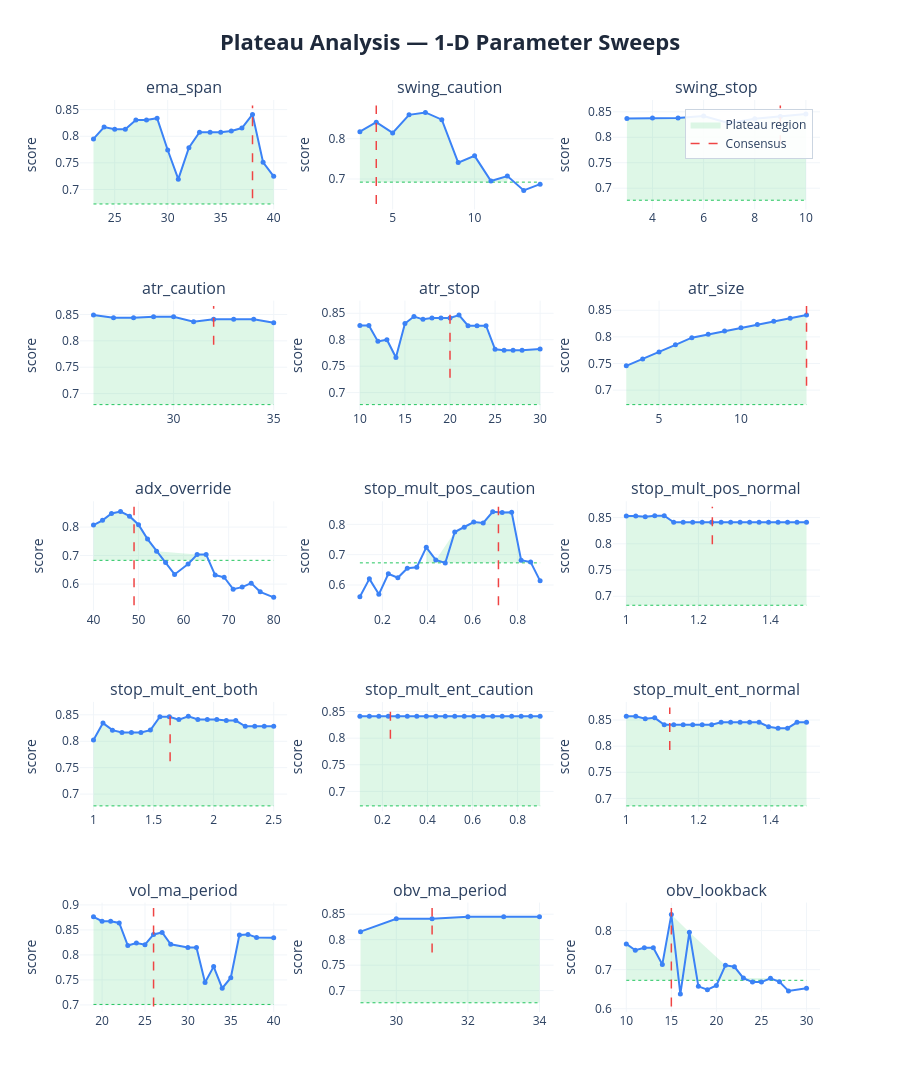

Notebook source saved alongside this figure:
### Markdown cell above
### 1-D sweep charts:
| Element | Meaning | Good | Bad |
|---------|---------|------|-----|
| **Blue curve** | Composite score at each value of the parameter, with all others held at consensus | Flat-topped curve — performance is insensitive to the exact value | Narrow spike — optimizer latched onto one specific value, everything nearby is worse |
| **Red dashed line** | Where the consensus value sits | On the flat top of the curve | On a steep slope or at the edge of a cliff |
| **Green dashed line** | Cutoff at 80% of peak score — the boundary between plateau and non-plateau | Blue curve stays above this line across most of the range | Blue curve dips below it quickly either side of the peak |
| **Green shading** | Plateau region — all values where the score stays within 20% of the peak | Wide green band spanning most of the range (robust) | Thin sliver or no shading at all (fragile/overfit) |

 If concensus on steep slope: parameter **REGIME SENSITIVE** - do not fix, backtests are disagreeing, want to fix parameters on flat top.

### Code cell
# ── visual sweep curves ───────────────────────────────────────────────────
plot_plateau_analysis(
    sweep_results    = sweep_results,
    consensus_params = results['consensus_params'],
    param_defs       = PARAM_DEFS,
    fixed_params     = FIXED_PARAMS,
    threshold        = 0.20,
    show             = False,
    save_html        = None,
)

### Figure 1 — Plotly figure (JSON) as saved in the notebook; plotly's stock layout.template omitted (floating-point values rounded to 4 significant figures)
{"data": [{"fill": "toself", "fillcolor": "rgba(34, 197, 94, 0.15)", "hoverinfo": "skip", "line": {"color": "rgba(0,0,0,0)"}, "name": "Plateau region", "showlegend": true, "type": "scatter", "x": [23, 24, 25, 26, 27, 28, 29, 30, 31, 32, 33, 34, 35, 36, 37, 38, 39, 40, 40, 39, 38, 37, 36, 35, 34, 33, 32, 31, 30, 29, 28, 27, 26, 25, 24, 23], "xaxis": "x", "y": [0.795, 0.8174, 0.813, 0.813, 0.8304, 0.8304, 0.8338, 0.7742, 0.7193, 0.7785, 0.8075, 0.8075, 0.8075, 0.8099, 0.8154, 0.841, 0.751, 0.7247, 0.6728, 0.6728, 0.6728, 0.6728, 0.6728, 0.6728, 0.6728, 0.6728, 0.6728, 0.6728, 0.6728, 0.6728, 0.6728, 0.6728, 0.6728, 0.6728, 0.6728, 0.6728], "yaxis": "y"}, {"hoverinfo": "skip", "line": {"color": "#22c55e", "dash": "dot", "width": 1}, "mode": "lines", "showlegend": false, "type": "scatter", "x": [23, 40], "xaxis": "x", "y": [0.6728, 0.6728], "yaxis": "y"}, {"hovertemplate": "<b>ema_span</b><br>Value: %{x:.4g}<br>Score: %{y:.4f}<br><extra></extra>", "line": {"color": "#3b82f6", "width": 2}, "marker": {"size": 5}, "mode": "lines+markers", "name": "ema_span", "showlegend": false, "type": "scatter", "x": [23, 24, 25, 26, 27, 28, 29, 30, 31, 32, 33, 34, 35, 36, 37, 38, 39, 40], "xaxis": "x", "y": [0.795, 0.8174, 0.813, 0.813, 0.8304, 0.8304, 0.8338, 0.7742, 0.7193, 0.7785, 0.8075, 0.8075, 0.8075, 0.8099, 0.8154, 0.841, 0.751, 0.7247], "yaxis": "y"}, {"hoverinfo": "skip", "line": {"color": "#ef4444", "dash": "dash", "width": 1.5}, "mode": "lines", "name": "Consensus", "showlegend": true, "type": "scatter", "x": [38, 38], "xaxis": "x", "y": [0.6834, 0.8578], "yaxis": "y"}, {"fill": "toself", "fillcolor": "rgba(34, 197, 94, 0.15)", "hoverinfo": "skip", "line": {"color": "rgba(0,0,0,0)"}, "name": "Plateau region", "showlegend": false, "type": "scatter", "x": [3, 4, 5, 6, 7, 8, 9, 10, 11, 12, 12, 11, 10, 9, 8, 7, 6, 5, 4, 3], "xaxis": "x2", "y": [0.8174, 0.841, 0.8145, 0.8594, 0.8653, 0.8472, 0.7408, 0.7575, 0.6951, 0.7073, 0.6922, 0.6922, 0.6922, 0.6922, 0.6922, 0.6922, 0.6922, 0.6922, 0.6922, 0.6922], "yaxis": "y2"}, {"hoverinfo": "skip", "line": {"color": "#22c55e", "dash": "dot", "width": 1}, "mode": "lines", "showlegend": false, "type": "scatter", "x": [3, 14], "xaxis": "x2", "y": [0.6922, 0.6922], "yaxis": "y2"}, {"hovertemplate": "<b>swing_caution</b><br>Value: %{x:.4g}<br>Score: %{y:.4f}<br><extra></extra>", "line": {"color": "#3b82f6", "width": 2}, "marker": {"size": 5}, "mode": "lines+markers", "name": "swing_caution", "showlegend": false, "type": "scatter", "x": [3, 4, 5, 6, 7, 8, 9, 10, 11, 12, 13, 14], "xaxis": "x2", "y": [0.8174, 0.841, 0.8145, 0.8594, 0.8653, 0.8472, 0.7408, 0.7575, 0.6951, 0.7073, 0.6716, 0.6872], "yaxis": "y2"}, {"hoverinfo": "skip", "line": {"color": "#ef4444", "dash": "dash", "width": 1.5}, "mode": "lines", "name": "Consensus", "showlegend": false, "type": "scatter", "x": [4, 4], "xaxis": "x2", "y": [0.638, 0.8826], "yaxis": "y2"}, {"fill": "toself", "fillcolor": "rgba(34, 197, 94, 0.15)", "hoverinfo": "skip", "line": {"color": "rgba(0,0,0,0)"}, "name": "Plateau region", "showlegend": false, "type": "scatter", "x": [3, 4, 5, 6, 7, 8, 9, 10, 10, 9, 8, 7, 6, 5, 4, 3], "xaxis": "x3", "y": [0.8369, 0.8376, 0.8376, 0.8417, 0.8277, 0.8365, 0.841, 0.8455, 0.6764, 0.6764, 0.6764, 0.6764, 0.6764, 0.6764, 0.6764, 0.6764], "yaxis": "y3"}, {"hoverinfo": "skip", "line": {"color": "#22c55e", "dash": "dot", "width": 1}, "mode": "lines", "showlegend": false, "type": "scatter", "x": [3, 10], "xaxis": "x3", "y": [0.6764, 0.6764], "yaxis": "y3"}, {"hovertemplate": "<b>swing_stop</b><br>Value: %{x:.4g}<br>Score: %{y:.4f}<br><extra></extra>", "line": {"color": "#3b82f6", "width": 2}, "marker": {"size": 5}, "mode": "lines+markers", "name": "swing_stop", "showlegend": false, "type": "scatter", "x": [3, 4, 5, 6, 7, 8, 9, 10], "xaxis": "x3", "y": [0.8369, 0.8376, 0.8376, 0.8417, 0.8277, 0.8365, 0.841, 0.8455], "yaxis": "y3"}, {"hoverinfo": "skip", "line": {"color": "#ef4444", "dash": "dash", "width": 1.5}, "mode": "lines", "name": "Consensus", "showlegend": false, "type": "scatter", "x": [9, 9], "xaxis": "x3", "y": [0.7863, 0.8624], "yaxis": "y3"}, {"fill": "toself", "fillcolor": "rgba(34, 197, 94, 0.15)", "hoverinfo": "skip", "line": {"color": "rgba(0,0,0,0)"}, "name": "Plateau region", "showlegend": false, "type": "scatter", "x": [26, 27, 28, 29, 30, 31, 32, 33, 34, 35, 35, 34, 33, 32, 31, 30, 29, 28, 27, 26], "xaxis": "x4", "y": [0.8489, 0.844, 0.844, 0.8456, 0.8456, 0.8365, 0.841, 0.841, 0.841, 0.8342, 0.6791, 0.6791, 0.6791, 0.6791, 0.6791, 0.6791, 0.6791, 0.6791, 0.6791, 0.6791], "yaxis": "y4"}, {"hoverinfo": "skip", "line": {"color": "#22c55e", "dash": "dot", "width": 1}, "mode": "lines", "showlegend": false, "type": "scatter", "x": [26, 35], "xaxis": "x4", "y": [0.6791, 0.6791], "yaxis": "y4"}, {"hovertemplate": "<b>atr_caution</b><br>Value: %{x:.4g}<br>Score: %{y:.4f}<br><extra></extra>", "line": {"color": "#3b82f6", "width": 2}, "marker": {"size": 5}, "mode": "lines+markers", "name": "atr_caution", "showlegend": false, "type": "scatter", "x": [26, 27, 28, 29, 30, 31, 32, 33, 34, 35], "xaxis": "x4", "y": [0.8489, 0.844, 0.844, 0.8456, 0.8456, 0.8365, 0.841, 0.841, 0.841, 0.8342], "yaxis": "y4"}, {"hoverinfo": "skip", "line": {"color": "#ef4444", "dash": "dash", "width": 1.5}, "mode": "lines", "name": "Consensus", "showlegend": false, "type": "scatter", "x": [32, 32], "xaxis": "x4", "y": [0.7924, 0.8659], "yaxis": "y4"}, {"fill": "toself", "fillcolor": "rgba(34, 197, 94, 0.15)", "hoverinfo": "skip", "line": {"color": "rgba(0,0,0,0)"}, "name": "Plateau region", "showlegend": false, "type": "scatter", "x": [10, 11, 12, 13, 14, 15, 16, 17, 18, 19, 20, 21, 22, 23, 24, 25, 26, 27, 28, 30, 30, 28, 27, 26, 25, 24, 23, 22, 21, 20, 19, 18, 17, 16, 15, 14, 13, 12, 11, 10], "xaxis": "x5", "y": [0.8267, 0.8271, 0.7969, 0.8, 0.7663, 0.8307, 0.8439, 0.8386, 0.8411, 0.841, 0.841, 0.8466, 0.8266, 0.8266, 0.8266, 0.7819, 0.7801, 0.7801, 0.7801, 0.7826, 0.6773, 0.6773, 0.6773, 0.6773, 0.6773, 0.6773, 0.6773, 0.6773, 0.6773, 0.6773, 0.6773, 0.6773, 0.6773, 0.6773, 0.6773, 0.6773, 0.6773, 0.6773, 0.6773, 0.6773], "yaxis": "y5"}, {"hoverinfo": "skip", "line": {"color": "#22c55e", "dash": "dot", "width": 1}, "mode": "lines", "showlegend": false, "type": "scatter", "x": [10, 30], "xaxis": "x5", "y": [0.6773, 0.6773], "yaxis": "y5"}, {"hovertemplate": "<b>atr_stop</b><br>Value: %{x:.4g}<br>Score: %{y:.4f}<br><extra></extra>", "line": {"color": "#3b82f6", "width": 2}, "marker": {"size": 5}, "mode": "lines+markers", "name": "atr_stop", "showlegend": false, "type": "scatter", "x": [10, 11, 12, 13, 14, 15, 16, 17, 18, 19, 20, 21, 22, 23, 24, 25, 26, 27, 28, 30], "xaxis": "x5", "y": [0.8267, 0.8271, 0.7969, 0.8, 0.7663, 0.8307, 0.8439, 0.8386, 0.8411, 0.841, 0.841, 0.8466, 0.8266, 0.8266, 0.8266, 0.7819, 0.7801, 0.7801, 0.7801, 0.7826], "yaxis": "y5"}, {"hoverinfo": "skip", "line": {"color": "#ef4444", "dash": "dash", "width": 1.5}, "mode": "lines", "name": "Consensus", "showlegend": false, "type": "scatter", "x": [20, 20], "xaxis": "x5", "y": [0.728, 0.8636], "yaxis": "y5"}, {"fill": "toself", "fillcolor": "rgba(34, 197, 94, 0.15)", "hoverinfo": "skip", "line": {"color": "rgba(0,0,0,0)"}, "name": "Plateau region", "showlegend": false, "type": "scatter", "x": [3, 4, 5, 6, 7, 8, 9, 10, 11, 12, 13, 14, 14, 13, 12, 11, 10, 9, 8, 7, 6, 5, 4, 3], "xaxis": "x6", "y": [0.7456, 0.7583, 0.7717, 0.7851, 0.7985, 0.8048, 0.811, 0.8171, 0.8232, 0.8292, 0.8351, 0.841, 0.6728, 0.6728, 0.6728, 0.6728, 0.6728, 0.6728, 0.6728, 0.6728, 0.6728, 0.6728, 0.6728, 0.6728], "yaxis": "y6"}, {"hoverinfo": "skip", "line": {"color": "#22c55e", "dash": "dot", "width": 1}, "mode": "lines", "showlegend": false, "type": "scatter", "x": [3, 14], "xaxis": "x6", "y": [0.6728, 0.6728], "yaxis": "y6"}, {"hovertemplate": "<b>atr_size</b><br>Value: %{x:.4g}<br>Score: %{y:.4f}<br><extra></extra>", "line": {"color": "#3b82f6", "width": 2}, "marker": {"size": 5}, "mode": "lines+markers", "name": "atr_size", "showlegend": false, "type": "scatter", "x": [3, 4, 5, 6, 7, 8, 9, 10, 11, 12, 13, 14], "xaxis": "x6", "y": [0.7456, 0.7583, 0.7717, 0.7851, 0.7985, 0.8048, 0.811, 0.8171, 0.8232, 0.8292, 0.8351, 0.841], "yaxis": "y6"}, {"hoverinfo": "skip", "line": {"color": "#ef4444", "dash": "dash", "width": 1.5}, "mode": "lines", "name": "Consensus", "showlegend": false, "type": "scatter", "x": [14, 14], "xaxis": "x6", "y": [0.7083, 0.8578], "yaxis": "y6"}, {"fill": "toself", "fillcolor": "rgba(34, 197, 94, 0.15)", "hoverinfo": "skip", "line": {"color": "rgba(0,0,0,0)"}, "name": "Plateau region", "showlegend": false, "type": "scatter", "x": [40, 42, 44, 46, 48, 50, 52, 54, 63, 65, 65, 63, 54, 52, 50, 48, 46, 44, 42, 40], "xaxis": "x7", "y": [0.8068, 0.8236, 0.8476, 0.8541, 0.8381, 0.8083, 0.7577, 0.7153, 0.7036, 0.7036, 0.6833, 0.6833, 0.6833, 0.6833, 0.6833, 0.6833, 0.6833, 0.6833, 0.6833, 0.6833], "yaxis": "y7"}, {"hoverinfo": "skip", "line": {"color": "#22c55e", "dash": "dot", "width": 1}, "mode": "lines", "showlegend": false, "type": "scatter", "x": [40, 80], "xaxis": "x7", "y": [0.6833, 0.6833], "yaxis": "y7"}, {"hovertemplate": "<b>adx_override</b><br>Value: %{x:.4g}<br>Score: %{y:.4f}<br><extra></extra>", "line": {"color": "#3b82f6", "width": 2}, "marker": {"size": 5}, "mode": "lines+markers", "name": "adx_override", "showlegend": false, "type": "scatter", "x": [40, 42, 44, 46, 48, 50, 52, 54, 56, 58, 61, 63, 65, 67, 69, 71, 73, 75, 77, 80], "xaxis": "x7", "y": [0.8068, 0.8236, 0.8476, 0.8541, 0.8381, 0.8083, 0.7577, 0.7153, 0.6752, 0.6337, 0.67, 0.7036, 0.7036, 0.6317, 0.6239, 0.5821, 0.5894, 0.6033, 0.5728, 0.5534], "yaxis": "y7"}, {"hoverinfo": "skip", "line": {"color": "#ef4444", "dash": "dash", "width": 1.5}, "mode": "lines", "name": "Consensus", "showlegend": false, "type": "scatter", "x": [49, 49], "xaxis": "x7", "y": [0.5258, 0.8712], "yaxis": "y7"}, {"fill": "toself", "fillcolor": "rgba(34, 197, 94, 0.15)", "hoverinfo": "skip", "line": {"color": "rgba(0,0,0,0)"}, "name": "Plateau region", "showlegend": false, "type": "scatter", "x": [0.3947, 0.4368, 0.5211, 0.5632, 0.6053, 0.6474, 0.6895, 0.7316, 0.7737, 0.8158, 0.8579, 0.8579, 0.8158, 0.7737, 0.7316, 0.6895, 0.6474, 0.6053, 0.5632, 0.5211, 0.4368, 0.3947], "xaxis": "x8", "y": [0.7243, 0.6825, 0.7747, 0.7902, 0.8075, 0.8046, 0.8412, 0.8395, 0.8396, 0.6819, 0.6755, 0.673, 0.673, 0.673, 0.673, 0.673, 0.673, 0.673, 0.673, 0.673, 0.673, 0.673], "yaxis": "y8"}, {"hoverinfo": "skip", "line": {"color": "#22c55e", "dash": "dot", "width": 1}, "mode": "lines", "showlegend": false, "type": "scatter", "x": [0.1, 0.9], "xaxis": "x8", "y": [0.673, 0.673], "yaxis": "y8"}, {"hovertemplate": "<b>stop_mult_pos_caution</b><br>Value: %{x:.4g}<br>Score: %{y:.4f}<br><extra></extra>", "line": {"color": "#3b82f6", "width": 2}, "marker": {"size": 5}, "mode": "lines+markers", "name": "stop_mult_pos_caution", "showlegend": false, "type": "scatter", "x": [0.1, 0.1421, 0.1842, 0.2263, 0.2684, 0.3105, 0.3526, 0.3947, 0.4368, 0.4789, 0.5211, 0.5632, 0.6053, 0.6474, 0.6895, 0.7316, 0.7737, 0.8158, 0.8579, 0.9], "xaxis": "x8", "y": [0.5613, 0.6203, 0.5692, 0.6368, 0.6239, 0.6555, 0.6588, 0.7243, 0.6825, 0.6728, 0.7747, 0.7902, 0.8075, 0.8046, 0.8412, 0.8395, 0.8396, 0.6819, 0.6755, 0.6138], "yaxis": "y8"}, {"hoverinfo": "skip", "line": {"color": "#ef4444", "dash": "dash", "width": 1.5}, "mode": "lines", "name": "Consensus", "showlegend": false, "type": "scatter", "x": [0.715, 0.715], "xaxis": "x8", "y": [0.5333, 0.8581], "yaxis": "y8"}, {"fill": "toself", "fillcolor": "rgba(34, 197, 94, 0.15)", "hoverinfo": "skip", "line": {"color": "rgba(0,0,0,0)"}, "name": "Plateau region", "showlegend": false, "type": "scatter", "x": [1.0, 1.026, 1.053, 1.079, 1.105, 1.132, 1.158, 1.184, 1.211, 1.237, 1.263, 1.289, 1.316, 1.342, 1.368, 1.395, 1.421, 1.447, 1.474, 1.5, 1.5, 1.474, 1.447, 1.421, 1.395, 1.368, 1.342, 1.316, 1.289, 1.263, 1.237, 1.211, 1.184, 1.158, 1.132, 1.105, 1.079, 1.053, 1.026, 1.0], "xaxis": "x9", "y": [0.853, 0.853, 0.8514, 0.8536, 0.8536, 0.841, 0.841, 0.841, 0.841, 0.841, 0.841, 0.841, 0.841, 0.841, 0.841, 0.841, 0.841, 0.841, 0.841, 0.841, 0.6829, 0.6829, 0.6829, 0.6829, 0.6829, 0.6829, 0.6829, 0.6829, 0.6829, 0.6829, 0.6829, 0.6829, 0.6829, 0.6829, 0.6829, 0.6829, 0.6829, 0.6829, 0.6829, 0.6829], "yaxis": "y9"}, {"hoverinfo": "skip", "line": {"color": "#22c55e", "dash": "dot", "width": 1}, "mode": "lines", "showlegend": false, "type": "scatter", "x": [1, 1.5], "xaxis": "x9", "y": [0.6829, 0.6829], "yaxis": "y9"}, {"hovertemplate": "<b>stop_mult_pos_normal</b><br>Value: %{x:.4g}<br>Score: %{y:.4f}<br><extra></extra>", "line": {"color": "#3b82f6", "width": 2}, "marker": {"size": 5}, "mode": "lines+markers", "name": "stop_mult_pos_normal", "showlegend": false, "type": "scatter", "x": [1.0, 1.026, 1.053, 1.079, 1.105, 1.132, 1.158, 1.184, 1.211, 1.237, 1.263, 1.289, 1.316, 1.342, 1.368, 1.395, 1.421, 1.447, 1.474, 1.5], "xaxis": "x9", "y": [0.853, 0.853, 0.8514, 0.8536, 0.8536, 0.841, 0.841, 0.841, 0.841, 0.841, 0.841, 0.841, 0.841, 0.841, 0.841, 0.841, 0.841, 0.841, 0.841, 0.841], "yaxis": "y9"}, {"hoverinfo": "skip", "line": {"color": "#ef4444", "dash": "dash", "width": 1.5}, "mode": "lines", "name": "Consensus", "showlegend": false, "type": "scatter", "x": [1.239, 1.239], "xaxis": "x9", "y": [0.7989, 0.8706], "yaxis": "y9"}, {"fill": "toself", "fillcolor": "rgba(34, 197, 94, 0.15)", "hoverinfo": "skip", "line": {"color": "rgba(0,0,0,0)"}, "name": "Plateau region", "showlegend": false, "type": "scatter", "x": [1.0, 1.079, 1.158, 1.237, 1.316, 1.395, 1.474, 1.553, 1.632, 1.711, 1.789, 1.868, 1.947, 2.026, 2.105, 2.184, 2.263, 2.342, 2.421, 2.5, 2.5, 2.421, 2.342, 2.263, 2.184, 2.105, 2.026, 1.947, 1.868, 1.789, 1.711, 1.632, 1.553, 1.474, 1.395, 1.316, 1.237, 1.158, 1.079, 1.0], "xaxis": "x10", "y": [0.8024, 0.8344, 0.821, 0.8165, 0.8165, 0.8165, 0.8211, 0.8464, 0.8464, 0.841, 0.8471, 0.8413, 0.8413, 0.8413, 0.8391, 0.8391, 0.8282, 0.8282, 0.8282, 0.8282, 0.6777, 0.6777, 0.6777, 0.6777, 0.6777, 0.6777, 0.6777, 0.6777, 0.6777, 0.6777, 0.6777, 0.6777, 0.6777, 0.6777, 0.6777, 0.6777, 0.6777, 0.6777, 0.6777, 0.6777], "yaxis": "y10"}, {"hoverinfo": "skip", "line": {"color": "#22c55e", "dash": "dot", "width": 1}, "mode": "lines", "showlegend": false, "type": "scatter", "x": [1, 2.5], "xaxis": "x10", "y": [0.6777, 0.6777], "yaxis": "y10"}, {"hovertemplate": "<b>stop_mult_ent_both</b><br>Value: %{x:.4g}<br>Score: %{y:.4f}<br><extra></extra>", "line": {"color": "#3b82f6", "width": 2}, "marker": {"size": 5}, "mode": "lines+markers", "name": "stop_mult_ent_both", "showlegend": false, "type": "scatter", "x": [1.0, 1.079, 1.158, 1.237, 1.316, 1.395, 1.474, 1.553, 1.632, 1.711, 1.789, 1.868, 1.947, 2.026, 2.105, 2.184, 2.263, 2.342, 2.421, 2.5], "xaxis": "x10", "y": [0.8024, 0.8344, 0.821, 0.8165, 0.8165, 0.8165, 0.8211, 0.8464, 0.8464, 0.841, 0.8471, 0.8413, 0.8413, 0.8413, 0.8391, 0.8391, 0.8282, 0.8282, 0.8282, 0.8282], "yaxis": "y10"}, {"hoverinfo": "skip", "line": {"color": "#ef4444", "dash": "dash", "width": 1.5}, "mode": "lines", "name": "Consensus", "showlegend": false, "type": "scatter", "x": [1.638, 1.638], "xaxis": "x10", "y": [0.7623, 0.8641], "yaxis": "y10"}, {"fill": "toself", "fillcolor": "rgba(34, 197, 94, 0.15)", "hoverinfo": "skip", "line": {"color": "rgba(0,0,0,0)"}, "name": "Plateau region", "showlegend": false, "type": "scatter", "x": [0.1, 0.1421, 0.1842, 0.2263, 0.2684, 0.3105, 0.3526, 0.3947, 0.4368, 0.4789, 0.5211, 0.5632, 0.6053, 0.6474, 0.6895, 0.7316, 0.7737, 0.8158, 0.8579, 0.9, 0.9, 0.8579, 0.8158, 0.7737, 0.7316, 0.6895, 0.6474, 0.6053, 0.5632, 0.5211, 0.4789, 0.4368, 0.3947, 0.3526, 0.3105, 0.2684, 0.2263, 0.1842, 0.1421, 0.1], "xaxis": "x11", "y": [0.841, 0.841, 0.841, 0.841, 0.841, 0.841, 0.841, 0.841, 0.841, 0.841, 0.841, 0.841, 0.841, 0.841, 0.841, 0.841, 0.841, 0.841, 0.841, 0.841, 0.6728, 0.6728, 0.6728, 0.6728, 0.6728, 0.6728, 0.6728, 0.6728, 0.6728, 0.6728, 0.6728, 0.6728, 0.6728, 0.6728, 0.6728, 0.6728, 0.6728, 0.6728, 0.6728, 0.6728], "yaxis": "y11"}, {"hoverinfo": "skip", "line": {"color": "#22c55e", "dash": "dot", "width": 1}, "mode": "lines", "showlegend": false, "type": "scatter", "x": [0.1, 0.9], "xaxis": "x11", "y": [0.6728, 0.6728], "yaxis": "y11"}, {"hovertemplate": "<b>stop_mult_ent_caution</b><br>Value: %{x:.4g}<br>Score: %{y:.4f}<br><extra></extra>", "line": {"color": "#3b82f6", "width": 2}, "marker": {"size": 5}, "mode": "lines+markers", "name": "stop_mult_ent_caution", "showlegend": false, "type": "scatter", "x": [0.1, 0.1421, 0.1842, 0.2263, 0.2684, 0.3105, 0.3526, 0.3947, 0.4368, 0.4789, 0.5211, 0.5632, 0.6053, 0.6474, 0.6895, 0.7316, 0.7737, 0.8158, 0.8579, 0.9], "xaxis": "x11", "y": [0.841, 0.841, 0.841, 0.841, 0.841, 0.841, 0.841, 0.841, 0.841, 0.841, 0.841, 0.841, 0.841, 0.841, 0.841, 0.841, 0.841, 0.841, 0.841, 0.841], "yaxis": "y11"}, {"hoverinfo": "skip", "line": {"color": "#ef4444", "dash": "dash", "width": 1.5}, "mode": "lines", "name": "Consensus", "showlegend": false, "type": "scatter", "x": [0.2354, 0.2354], "xaxis": "x11", "y": [0.7989, 0.8578], "yaxis": "y11"}, {"fill": "toself", "fillcolor": "rgba(34, 197, 94, 0.15)", "hoverinfo": "skip", "line": {"color": "rgba(0,0,0,0)"}, "name": "Plateau region", "showlegend": false, "type": "scatter", "x": [1.0, 1.026, 1.053, 1.079, 1.105, 1.132, 1.158, 1.184, 1.211, 1.237, 1.263, 1.289, 1.316, 1.342, 1.368, 1.395, 1.421, 1.447, 1.474, 1.5, 1.5, 1.474, 1.447, 1.421, 1.395, 1.368, 1.342, 1.316, 1.289, 1.263, 1.237, 1.211, 1.184, 1.158, 1.132, 1.105, 1.079, 1.053, 1.026, 1.0], "xaxis": "x12", "y": [0.8571, 0.8571, 0.8525, 0.8542, 0.841, 0.8411, 0.8411, 0.8411, 0.8411, 0.8411, 0.8458, 0.8458, 0.8458, 0.8458, 0.8458, 0.8372, 0.8345, 0.8345, 0.8457, 0.8457, 0.6857, 0.6857, 0.6857, 0.6857, 0.6857, 0.6857, 0.6857, 0.6857, 0.6857, 0.6857, 0.6857, 0.6857, 0.6857, 0.6857, 0.6857, 0.6857, 0.6857, 0.6857, 0.6857, 0.6857], "yaxis": "y12"}, {"hoverinfo": "skip", "line": {"color": "#22c55e", "dash": "dot", "width": 1}, "mode": "lines", "showlegend": false, "type": "scatter", "x": [1, 1.5], "xaxis": "x12", "y": [0.6857, 0.6857], "yaxis": "y12"}, {"hovertemplate": "<b>stop_mult_ent_normal</b><br>Value: %{x:.4g}<br>Score: %{y:.4f}<br><extra></extra>", "line": {"color": "#3b82f6", "width": 2}, "marker": {"size": 5}, "mode": "lines+markers", "name": "stop_mult_ent_normal", "showlegend": false, "type": "scatter", "x": [1.0, 1.026, 1.053, 1.079, 1.105, 1.132, 1.158, 1.184, 1.211, 1.237, 1.263, 1.289, 1.316, 1.342, 1.368, 1.395, 1.421, 1.447, 1.474, 1.5], "xaxis": "x12", "y": [0.8571, 0.8571, 0.8525, 0.8542, 0.841, 0.8411, 0.8411, 0.8411, 0.8411, 0.8411, 0.8458, 0.8458, 0.8458, 0.8458, 0.8458, 0.8372, 0.8345, 0.8345, 0.8457, 0.8457], "yaxis": "y12"}, {"hoverinfo": "skip", "line": {"color": "#ef4444", "dash": "dash", "width": 1.5}, "mode": "lines", "name": "Consensus", "showlegend": false, "type": "scatter", "x": [1.121, 1.121], "xaxis": "x12", "y": [0.7928, 0.8742], "yaxis": "y12"}, {"fill": "toself", "fillcolor": "rgba(34, 197, 94, 0.15)", "hoverinfo": "skip", "line": {"color": "rgba(0,0,0,0)"}, "name": "Plateau region", "showlegend": false, "type": "scatter", "x": [19, 20, 21, 22, 23, 24, 25, 26, 27, 28, 30, 31, 32, 33, 34, 35, 36, 37, 38, 40, 40, 38, 37, 36, 35, 34, 33, 32, 31, 30, 28, 27, 26, 25, 24, 23, 22, 21, 20, 19], "xaxis": "x13", "y": [0.8762, 0.8675, 0.8675, 0.8639, 0.8189, 0.8238, 0.8204, 0.841, 0.845, 0.8214, 0.8149, 0.8149, 0.7448, 0.7767, 0.7335, 0.7545, 0.84, 0.841, 0.8348, 0.8344, 0.701, 0.701, 0.701, 0.701, 0.701, 0.701, 0.701, 0.701, 0.701, 0.701, 0.701, 0.701, 0.701, 0.701, 0.701, 0.701, 0.701, 0.701, 0.701, 0.701], "yaxis": "y13"}, {"hoverinfo": "skip", "line": {"color": "#22c55e", "dash": "dot", "width": 1}, "mode": "lines", "showlegend": false, "type": "scatter", "x": [19, 40], "xaxis": "x13", "y": [0.701, 0.701], "yaxis": "y13"}, {"hovertemplate": "<b>vol_ma_period</b><br>Value: %{x:.4g}<br>Score: %{y:.4f}<br><extra></extra>", "line": {"color": "#3b82f6", "width": 2}, "marker": {"size": 5}, "mode": "lines+markers", "name": "vol_ma_period", "showlegend": false, "type": "scatter", "x": [19, 20, 21, 22, 23, 24, 25, 26, 27, 28, 30, 31, 32, 33, 34, 35, 36, 37, 38, 40], "xaxis": "x13", "y": [0.8762, 0.8675, 0.8675, 0.8639, 0.8189, 0.8238, 0.8204, 0.841, 0.845, 0.8214, 0.8149, 0.8149, 0.7448, 0.7767, 0.7335, 0.7545, 0.84, 0.841, 0.8348, 0.8344], "yaxis": "y13"}, {"hoverinfo": "skip", "line": {"color": "#ef4444", "dash": "dash", "width": 1.5}, "mode": "lines", "name": "Consensus", "showlegend": false, "type": "scatter", "x": [26, 26], "xaxis": "x13", "y": [0.6968, 0.8938], "yaxis": "y13"}, {"fill": "toself", "fillcolor": "rgba(34, 197, 94, 0.15)", "hoverinfo": "skip", "line": {"color": "rgba(0,0,0,0)"}, "name": "Plateau region", "showlegend": false, "type": "scatter", "x": [29, 30, 31, 32, 33, 34, 34, 33, 32, 31, 30, 29], "xaxis": "x14", "y": [0.8157, 0.841, 0.841, 0.8452, 0.845, 0.845, 0.6762, 0.6762, 0.6762, 0.6762, 0.6762, 0.6762], "yaxis": "y14"}, {"hoverinfo": "skip", "line": {"color": "#22c55e", "dash": "dot", "width": 1}, "mode": "lines", "showlegend": false, "type": "scatter", "x": [29, 34], "xaxis": "x14", "y": [0.6762, 0.6762], "yaxis": "y14"}, {"hovertemplate": "<b>obv_ma_period</b><br>Value: %{x:.4g}<br>Score: %{y:.4f}<br><extra></extra>", "line": {"color": "#3b82f6", "width": 2}, "marker": {"size": 5}, "mode": "lines+markers", "name": "obv_ma_period", "showlegend": false, "type": "scatter", "x": [29, 30, 31, 32, 33, 34], "xaxis": "x14", "y": [0.8157, 0.841, 0.841, 0.8452, 0.845, 0.845], "yaxis": "y14"}, {"hoverinfo": "skip", "line": {"color": "#ef4444", "dash": "dash", "width": 1.5}, "mode": "lines", "name": "Consensus", "showlegend": false, "type": "scatter", "x": [31, 31], "xaxis": "x14", "y": [0.7749, 0.8621], "yaxis": "y14"}, {"fill": "toself", "fillcolor": "rgba(34, 197, 94, 0.15)", "hoverinfo": "skip", "line": {"color": "rgba(0,0,0,0)"}, "name": "Plateau region", "showlegend": false, "type": "scatter", "x": [10, 11, 12, 13, 14, 15, 17, 21, 22, 23, 26, 26, 23, 22, 21, 17, 15, 14, 13, 12, 11, 10], "xaxis": "x15", "y": [0.7659, 0.7498, 0.7558, 0.7558, 0.7134, 0.841, 0.7958, 0.7111, 0.7075, 0.6785, 0.6778, 0.6728, 0.6728, 0.6728, 0.6728, 0.6728, 0.6728, 0.6728, 0.6728, 0.6728, 0.6728, 0.6728], "yaxis": "y15"}, {"hoverinfo": "skip", "line": {"color": "#22c55e", "dash": "dot", "width": 1}, "mode": "lines", "showlegend": false, "type": "scatter", "x": [10, 30], "xaxis": "x15", "y": [0.6728, 0.6728], "yaxis": "y15"}, {"hovertemplate": "<b>obv_lookback</b><br>Value: %{x:.4g}<br>Score: %{y:.4f}<br><extra></extra>", "line": {"color": "#3b82f6", "width": 2}, "marker": {"size": 5}, "mode": "lines+markers", "name": "obv_lookback", "showlegend": false, "type": "scatter", "x": [10, 11, 12, 13, 14, 15, 16, 17, 18, 19, 20, 21, 22, 23, 24, 25, 26, 27, 28, 30], "xaxis": "x15", "y": [0.7659, 0.7498, 0.7558, 0.7558, 0.7134, 0.841, 0.6376, 0.7958, 0.6573, 0.6489, 0.6595, 0.7111, 0.7075, 0.6785, 0.6683, 0.6683, 0.6778, 0.669, 0.6456, 0.6527], "yaxis": "y15"}, {"hoverinfo": "skip", "line": {"color": "#ef4444", "dash": "dash", "width": 1.5}, "mode": "lines", "name": "Consensus", "showlegend": false, "type": "scatter", "x": [15, 15], "xaxis": "x15", "y": [0.6057, 0.8578], "yaxis": "y15"}], "layout": {"annotations": [{"font": {"size": 16}, "showarrow": false, "text": "ema_span", "x": 0.14, "xanchor": "center", "xref": "paper", "y": 1, "yanchor": "bottom", "yref": "paper"}, {"font": {"size": 16}, "showarrow": false, "text": "swing_caution", "x": 0.5, "xanchor": "center", "xref": "paper", "y": 1, "yanchor": "bottom", "yref": "paper"}, {"font": {"size": 16}, "showarrow": false, "text": "swing_stop", "x": 0.86, "xanchor": "center", "xref": "paper", "y": 1, "yanchor": "bottom", "yref": "paper"}, {"font": {"size": 16}, "showarrow": false, "text": "atr_caution", "x": 0.14, "xanchor": "center", "xref": "paper", "y": 0.78, "yanchor": "bottom", "yref": "paper"}, {"font": {"size": 16}, "showarrow": false, "text": "atr_stop", "x": 0.5, "xanchor": "center", "xref": "paper", "y": 0.78, "yanchor": "bottom", "yref": "paper"}, {"font": {"size": 16}, "showarrow": false, "text": "atr_size", "x": 0.86, "xanchor": "center", "xref": "paper", "y": 0.78, "yanchor": "bottom", "yref": "paper"}, {"font": {"size": 16}, "showarrow": false, "text": "adx_override", "x": 0.14, "xanchor": "center", "xref": "paper", "y": 0.56, "yanchor": "bottom", "yref": "paper"}, {"font": {"size": 16}, "showarrow": false, "text": "stop_mult_pos_caution", "x": 0.5, "xanchor": "center", "xref": "paper", "y": 0.56, "yanchor": "bottom", "yref": "paper"}, {"font": {"size": 16}, "showarrow": false, "text": "stop_mult_pos_normal", "x": 0.86, "xanchor": "center", "xref": "paper", "y": 0.56, "yanchor": "bottom", "yref": "paper"}, {"font": {"size": 16}, "showarrow": false, "text": "stop_mult_ent_both", "x": 0.14, "xanchor": "center", "xref": "paper", "y": 0.34, "yanchor": "bottom", "yref": "paper"}, {"font": {"size": 16}, "showarrow": false, "text": "stop_mult_ent_caution", "x": 0.5, "xanchor": "center", "xref": "paper", "y": 0.34, "yanchor": "bottom", "yref": "paper"}, {"font": {"size": 16}, "showarrow": false, "text": "stop_mult_ent_normal", "x": 0.86, "xanchor": "center", "xref": "paper", "y": 0.34, "yanchor": "bottom", "yref": "paper"}, {"font": {"size": 16}, "showarrow": false, "text": "vol_ma_period", "x": 0.14, "xanchor": "center", "xref": "paper", "y": 0.12, "yanchor": "bottom", "yref": "paper"}, {"font": {"size": 16}, "showarrow": false, "text": "obv_ma_period", "x": 0.5, "xanchor": "center", "xref": "paper", "y": 0.12, "yanchor": "bottom", "yref": "paper"}, {"font": {"size": 16}, "showarrow": false, "text": "obv_lookback", "x": 0.86, "xanchor": "center", "xref": "paper", "y": 0.12, "yanchor": "bottom", "yref": "paper"}], "height": 1500, "legend": {"bgcolor": "rgba(255, 255, 255, 0.9)", "bordercolor": "#cbd5e1", "borderwidth": 1, "x": 0.99, "xanchor": "right", "y": 0.99, "yanchor": "top"}, "title": {"font": {"color": "#1E293B", "size": 22}, "text": "<b>Plateau Analysis — 1-D Parameter Sweeps</b>", "x": 0.5, "xanchor": "center"}, "xaxis": {"anchor": "y", "domain": [0, 0.28], "gridcolor": "#f1f5f9", "gridwidth": 1, "showgrid": true}, "xaxis10": {"anchor": "y10", "domain": [0, 0.28], "gridcolor": "#f1f5f9", "gridwidth": 1, "showgrid": true}, "xaxis11": {"anchor": "y11", "domain": [0.36, 0.64], "gridcolor": "#f1f5f9", "gridwidth": 1, "showgrid": true}, "xaxis12": {"anchor": "y12", "domain": [0.72, 1], "gridcolor": "#f1f5f9", "gridwidth": 1, "showgrid": true}, "xaxis13": {"anchor": "y13", "domain": [0, 0.28], "gridcolor": "#f1f5f9", "gridwidth": 1, "showgrid": true}, "xaxis14": {"anchor": "y14", "domain": [0.36, 0.64], "gridcolor": "#f1f5f9", "gridwidth": 1, "showgrid": true}, "xaxis15": {"anchor": "y15", "domain": [0.72, 1], "gridcolor": "#f1f5f9", "gridwidth": 1, "showgrid": true}, "xaxis2": {"anchor": "y2", "domain": [0.36, 0.64], "gridcolor": "#f1f5f9", "gridwidth": 1, "showgrid": true}, "xaxis3": {"anchor": "y3", "domain": [0.72, 1], "gridcolor": "#f1f5f9", "gridwidth": 1, "showgrid": true}, "xaxis4": {"anchor": "y4", "domain": [0, 0.28], "gridcolor": "#f1f5f9", "gridwidth": 1, "showgrid": true}, "xaxis5": {"anchor": "y5", "domain": [0.36, 0.64], "gridcolor": "#f1f5f9", "gridwidth": 1, "showgrid": true}, "xaxis6": {"anchor": "y6", "domain": [0.72, 1], "gridcolor": "#f1f5f9", "gridwidth": 1, "showgrid": true}, "xaxis7": {"anchor": "y7", "domain": [0, 0.28], "gridcolor": "#f1f5f9", "gridwidth": 1, "showgrid": true}, "xaxis8": {"anchor": "y8", "domain": [0.36, 0.64], "gridcolor": "#f1f5f9", "gridwidth": 1, "showgrid": true}, "xaxis9": {"anchor": "y9", "domain": [0.72, 1], "gridcolor": "#f1f5f9", "gridwidth": 1, "showgrid": true}, "yaxis": {"anchor": "x", "domain": [0.88, 1], "gridcolor": "#f1f5f9", "gridwidth": 1, "showgrid": true, "title": {"text": "score"}}, "yaxis10": {"anchor": "x10", "domain": [0.22, 0.34], "gridcolor": "#f1f5f9", "gridwidth": 1, "showgrid": true, "title": {"text": "score"}}, "yaxis11": {"anchor": "x11", "domain": [0.22, 0.34], "gridcolor": "#f1f5f9", "gridwidth": 1, "showgrid": true, "title": {"text": "score"}}, "yaxis12": {"anchor": "x12", "domain": [0.22, 0.34], "gridcolor": "#f1f5f9", "gridwidth": 1, "showgrid": true, "title": {"text": "score"}}, "yaxis13": {"anchor": "x13", "domain": [0, 0.12], "gridcolor": "#f1f5f9", "gridwidth": 1, "showgrid": true, "title": {"text": "score"}}, "yaxis14": {"anchor": "x14", "domain": [0, 0.12], "gridcolor": "#f1f5f9", "gridwidth": 1, "showgrid": true, "title": {"text": "score"}}, "yaxis15": {"anchor": "x15", "domain": [0, 0.12], "gridcolor": "#f1f5f9", "gridwidth": 1, "showgrid": true, "title": {"text": "score"}}, "yaxis2": {"anchor": "x2", "domain": [0.88, 1], "gridcolor": "#f1f5f9", "gridwidth": 1, "showgrid": true, "title": {"text": "score"}}, "yaxis3": {"anchor": "x3", "domain": [0.88, 1], "gridcolor": "#f1f5f9", "gridwidth": 1, "showgrid": true, "title": {"text": "score"}}, "yaxis4": {"anchor": "x4", "domain": [0.66, 0.78], "gridcolor": "#f1f5f9", "gridwidth": 1, "showgrid": true, "title": {"text": "score"}}, "yaxis5": {"anchor": "x5", "domain": [0.66, 0.78], "gridcolor": "#f1f5f9", "gridwidth": 1, "showgrid": true, "title": {"text": "score"}}, "yaxis6": {"anchor": "x6", "domain": [0.66, 0.78], "gridcolor": "#f1f5f9", "gridwidth": 1, "showgrid": true, "title": {"text": "score"}}, "yaxis7": {"anchor": "x7", "domain": [0.44, 0.56], "gridcolor": "#f1f5f9", "gridwidth": 1, "showgrid": true, "title": {"text": "score"}}, "yaxis8": {"anchor": "x8", "domain": [0.44, 0.56], "gridcolor": "#f1f5f9", "gridwidth": 1, "showgrid": true, "title": {"text": "score"}}, "yaxis9": {"anchor": "x9", "domain": [0.44, 0.56], "gridcolor": "#f1f5f9", "gridwidth": 1, "showgrid": true, "title": {"text": "score"}}}}
